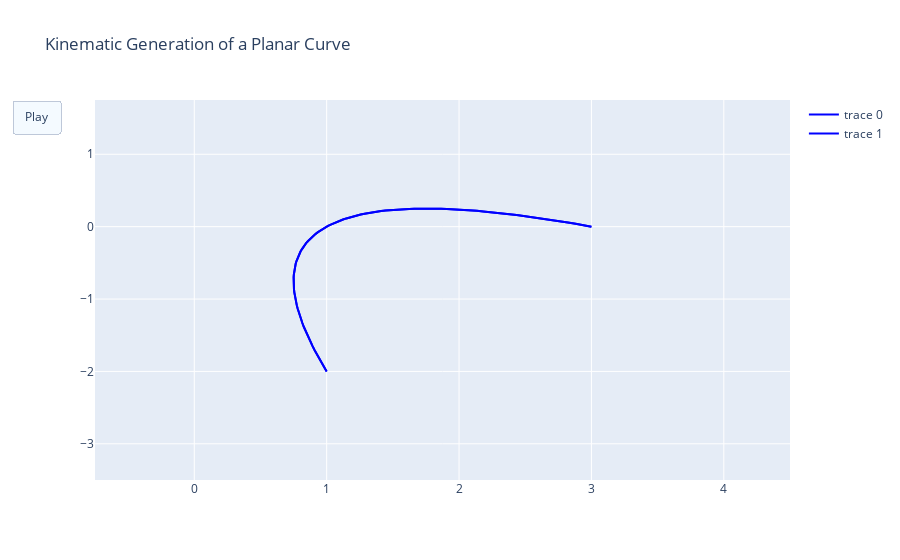

Here is the notebook cell this chart was saved with:
### Code cell
#Adptar para os gráficos finais

# Generate curve data
t = np.linspace(-1, 1, 100)
x = t + t ** 2
y = t - t ** 2
xm = np.min(x) - 1.5
xM = np.max(x) + 1.5
ym = np.min(y) - 1.5
yM = np.max(y) + 1.5
N = 50
s = np.linspace(-1, 1, N)
xx = s + s ** 2
yy = s - s ** 2


# Create figure
fig = go.Figure(
    data=[go.Scatter(x=x, y=y,
                     mode="lines",
                     line=dict(width=2, color="blue")),
          go.Scatter(x=x, y=y,
                     mode="lines",
                     line=dict(width=2, color="blue"))],
    layout=go.Layout(
        xaxis=dict(range=[xm, xM], autorange=False, zeroline=False),
        yaxis=dict(range=[ym, yM], autorange=False, zeroline=False),
        title_text="Kinematic Generation of a Planar Curve", hovermode="closest",
        updatemenus=[dict(type="buttons",
                          buttons=[dict(label="Play",
                                        method="animate",
                                        args=[None])])]),
    frames=[go.Frame(
        data=[go.Scatter(
            x=[xx[k]],
            y=[yy[k]],
            mode="markers",
            marker=dict(color="red", size=10))])

        for k in range(N)]
)

fig.show()
